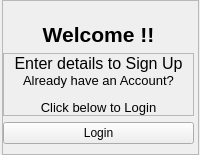
                <widget class="QWidget" name="SignUpnavWidget">
                 <layout class="QVBoxLayout" name="verticalLayout_28">
                  <property name="spacing">
                   <number>0</number>
                  </property>
                  <property name="leftMargin">
                   <number>2</number>
                  </property>
                  <property name="topMargin">
                   <number>0</number>
                  </property>
                  <property name="rightMargin">
                   <number>1</number>
                  </property>
                  <property name="bottomMargin">
                   <number>0</number>
                  </property>
                  <item>
                   <widget class="QFrame" name="signupnav">
                    <property name="sizePolicy">
                     <sizepolicy hsizetype="Minimum" vsizetype="Preferred">
                      <horstretch>0</horstretch>
                      <verstretch>0</verstretch>
                     </sizepolicy>
                    </property>
                    <property name="frameShape">
                     <enum>QFrame::StyledPanel</enum>
                    </property>
                    <property name="frameShadow">
                     <enum>QFrame::Raised</enum>
                    </property>
                    <layout class="QVBoxLayout" name="verticalLayout_29">
                     <property name="spacing">
                      <number>6</number>
                     </property>
                     <property name="leftMargin">
                      <number>0</number>
                     </property>
                     <property name="topMargin">
                      <number>21</number>
                     </property>
                     <property name="rightMargin">
                      <number>4</number>
                     </property>
                     <property name="bottomMargin">
                      <number>10</number>
                     </property>
                     <item>
                      <widget class="QLabel" name="welcomelabel_2">
                       <property name="text">
                        <string>&lt;html&gt;&lt;head/&gt;&lt;body&gt;&lt;p align=&quot;center&quot;&gt;&lt;span style=&quot; font-size:16pt; font-weight:700;&quot;&gt;Welcome !!&lt;/span&gt;&lt;/p&gt;&lt;/body&gt;&lt;/html&gt;</string>
                       </property>
                      </widget>
                     </item>
                     <item>
                      <widget class="QFrame" name="frame_3">
                       <property name="frameShape">
                        <enum>QFrame::StyledPanel</enum>
                       </property>
                       <property name="frameShadow">
                        <enum>QFrame::Raised</enum>
                       </property>
                       <layout class="QVBoxLayout" name="verticalLayout_61">
                        <property name="spacing">
                         <number>0</number>
                        </property>
                        <property name="leftMargin">
                         <number>0</number>
                        </property>
                        <property name="topMargin">
                         <number>0</number>
                        </property>
                        <property name="rightMargin">
                         <number>0</number>
                        </property>
                        <property name="bottomMargin">
                         <number>0</number>
                        </property>
                        <item>
                         <widget class="QLabel" name="detailstosignuplabel">
                          <property name="text">
                           <string>&lt;html&gt;&lt;head/&gt;&lt;body&gt;&lt;p align=&quot;center&quot;&gt;&lt;span style=&quot; font-size:12pt;&quot;&gt;Enter details to Sign Up&lt;/span&gt;&lt;/p&gt;&lt;/body&gt;&lt;/html&gt;</string>
                          </property>
                          <property name="wordWrap">
                           <bool>false</bool>
                          </property>
                         </widget>
                        </item>
                        <item>
                         <widget class="QLabel" name="alreadyaccountlabel">
                          <property name="text">
                           <string>&lt;html&gt;&lt;head/&gt;&lt;body&gt;&lt;p align=&quot;center&quot;&gt;&lt;span style=&quot; font-size:10pt;&quot;&gt;Already have an Account?&lt;/span&gt;&lt;/p&gt;&lt;p align=&quot;center&quot;&gt;&lt;span style=&quot; font-size:10pt;&quot;&gt;Click below to Login&lt;/span&gt;&lt;/p&gt;&lt;/body&gt;&lt;/html&gt;</string>
                          </property>
                         </widget>
                        </item>
                       </layout>
                      </widget>
                     </item>
                     <item>
                      <widget class="QPushButton" name="toLoginbutton">
                       <property name="cursor">
                        <cursorShape>OpenHandCursor</cursorShape>
                       </property>
                       <property name="toolTip">
                        <string>To login</string>
                       </property>
                       <property name="text">
                        <string>Login</string>
                       </property>
                      </widget>
                     </item>
                    </layout>
                   </widget>
                  </item>
                 </layout>
                </widget>
